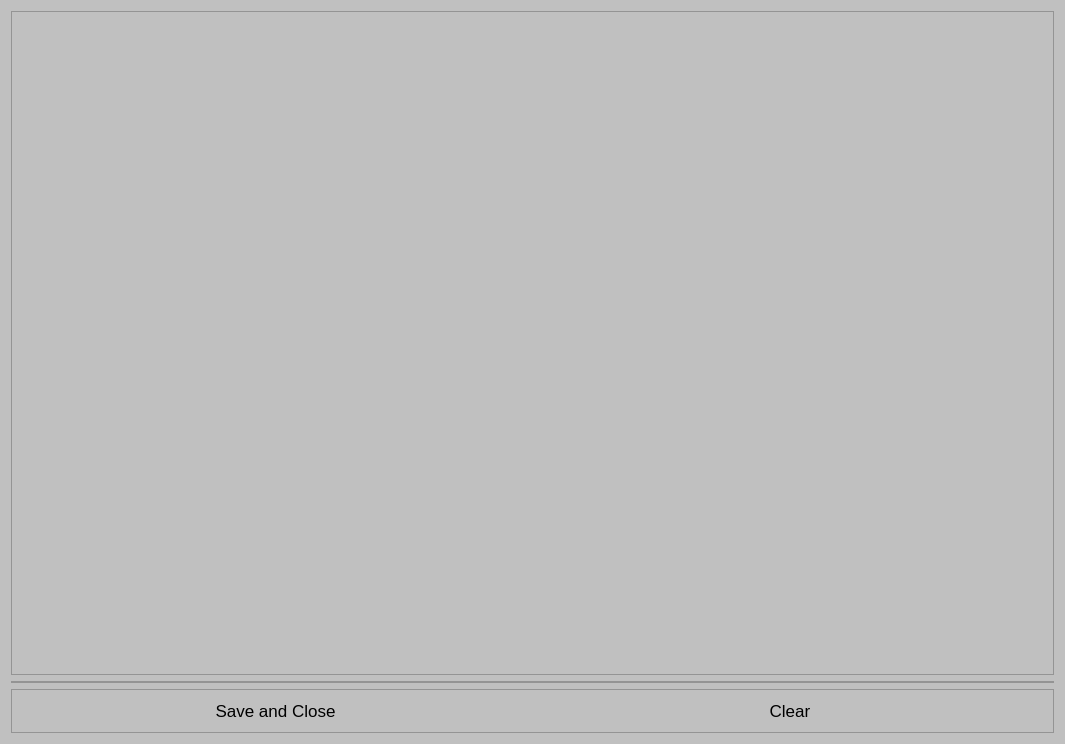
<?xml version="1.0" encoding="UTF-8"?>
<ui version="4.0">
 <class>Dialog</class>
 <widget class="QDialog" name="Dialog">
  <property name="geometry">
   <rect>
    <x>0</x>
    <y>0</y>
    <width>1065</width>
    <height>744</height>
   </rect>
  </property>
  <property name="minimumSize">
   <size>
    <width>800</width>
    <height>400</height>
   </size>
  </property>
  <property name="windowTitle">
   <string>Patus Block Note</string>
  </property>
  <property name="windowIcon">
   <iconset resource="../resource/resource.qrc">
    <normaloff>:/Simple icons/simple_icons/fi-rr-call-incoming.svg</normaloff>:/Simple icons/simple_icons/fi-rr-call-incoming.svg</iconset>
  </property>
  <property name="styleSheet">
   <string notr="true">QPushButton
{ 
	alternate-background-color: rgb(255, 255, 255);
	background: rgba(225, 225, 225, 100);
	border-width: 2px;
    border-radius: 10px;
	qproperty-iconSize: 32px 32px;
	border-style: dashed;
 }

QPushButton:hover
{
	background: rgba(225, 225, 225, 180);
	border-style: dashed;
}

QPushButton:pressed
{
	background: rgba(75, 75, 75, 180);
	border-style: inset;
}

QLineEdit
{
	background: transparent;
	color: rgb(88, 88, 88);
	border: none;
	border-bottom: 1px solid #717072;
	font: 14pt &quot;MS Shell Dlg 2&quot;;
}
QComboBox
{
	background: transparent;
	color: rgb(88, 88, 88);
	border: none;
	border-bottom: 1px solid #717072;
	font: 14pt &quot;MS Shell Dlg 2&quot;;
}



QComboBox
{
	background: transparent;
	color: rgb(88, 88, 88);
	border: none;
	border-bottom: 1px solid #717072;
	font: 14pt &quot;MS Shell Dlg 2&quot;;
}

QLineEdit:hover{
	alternate-background-color: rgb(255, 255, 255);
	background: rgba(225, 225, 225, 100);
	border-width: 2px;
    border-radius: 10px;
	qproperty-iconSize: 32px 32px;
	border-style: dashed;
    font-size: 24px;
}
QLineEdit:pressed{
	background: rgba(225, 225, 225, 100);
	border-width: 3px;
    border-radius: 20px;
	border-style: line;
    font-size: 24px;
}
QFrame
{
	background-color: rgb(192, 192, 192)
}
QWidget
{
	background-color: rgb(192, 192, 192)
}</string>
  </property>
  <layout class="QVBoxLayout" name="verticalLayout">
   <item>
    <widget class="QPlainTextEdit" name="pte_blockNote">
     <property name="font">
      <font>
       <family>Cascadia Code PL</family>
       <pointsize>16</pointsize>
      </font>
     </property>
    </widget>
   </item>
   <item>
    <widget class="QFrame" name="frame">
     <property name="frameShape">
      <enum>QFrame::StyledPanel</enum>
     </property>
     <property name="frameShadow">
      <enum>QFrame::Raised</enum>
     </property>
     <layout class="QVBoxLayout" name="verticalLayout_2">
      <property name="spacing">
       <number>0</number>
      </property>
      <property name="leftMargin">
       <number>0</number>
      </property>
      <property name="topMargin">
       <number>0</number>
      </property>
      <property name="rightMargin">
       <number>0</number>
      </property>
      <property name="bottomMargin">
       <number>0</number>
      </property>
     </layout>
    </widget>
   </item>
   <item>
    <widget class="QFrame" name="frame_2">
     <property name="frameShape">
      <enum>QFrame::StyledPanel</enum>
     </property>
     <property name="frameShadow">
      <enum>QFrame::Raised</enum>
     </property>
     <layout class="QHBoxLayout" name="horizontalLayout">
      <item>
       <widget class="QPushButton" name="btn_save">
        <property name="font">
         <font>
          <pointsize>13</pointsize>
         </font>
        </property>
        <property name="text">
         <string>Save and Close</string>
        </property>
        <property name="icon">
         <iconset resource="../resource/resource.qrc">
          <normaloff>:/Simple icons/simple_icons/fi-rr-cloud-upload.svg</normaloff>:/Simple icons/simple_icons/fi-rr-cloud-upload.svg</iconset>
        </property>
       </widget>
      </item>
      <item>
       <widget class="QPushButton" name="btn_clear">
        <property name="font">
         <font>
          <pointsize>13</pointsize>
         </font>
        </property>
        <property name="text">
         <string>Clear</string>
        </property>
        <property name="icon">
         <iconset resource="../resource/resource.qrc">
          <normaloff>:/Simple icons/simple_icons/fi-rr-trash.svg</normaloff>:/Simple icons/simple_icons/fi-rr-trash.svg</iconset>
        </property>
       </widget>
      </item>
     </layout>
    </widget>
   </item>
  </layout>
 </widget>
 <resources>
  <include location="../resource/resource.qrc"/>
 </resources>
 <connections/>
</ui>
